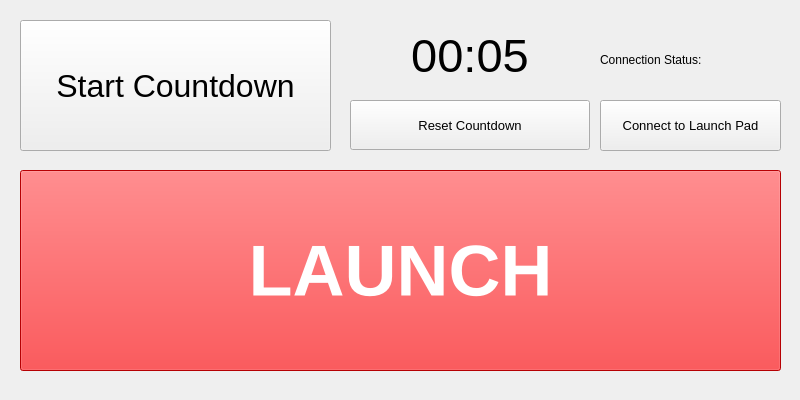
<?xml version="1.0" encoding="UTF-8"?>
<ui version="4.0">
 <class>MainWindow</class>
 <widget class="QMainWindow" name="MainWindow">
  <property name="geometry">
   <rect>
    <x>0</x>
    <y>0</y>
    <width>800</width>
    <height>400</height>
   </rect>
  </property>
  <property name="windowTitle">
   <string>Mission Control</string>
  </property>
  <property name="styleSheet">
   <string notr="true">@
color: rgb(97, 255, 24);
@</string>
  </property>
  <widget class="QWidget" name="centralwidget">
   <widget class="QPushButton" name="launchBut">
    <property name="geometry">
     <rect>
      <x>20</x>
      <y>170</y>
      <width>761</width>
      <height>201</height>
     </rect>
    </property>
    <property name="font">
     <font>
      <pointsize>54</pointsize>
      <weight>75</weight>
      <bold>true</bold>
     </font>
    </property>
    <property name="styleSheet">
     <string notr="true">background-color: rgb(255, 0, 4);
color: rgb(255, 255, 255);</string>
    </property>
    <property name="text">
     <string>LAUNCH</string>
    </property>
    <property name="flat">
     <bool>false</bool>
    </property>
   </widget>
   <widget class="QPushButton" name="pushButton_2">
    <property name="geometry">
     <rect>
      <x>20</x>
      <y>20</y>
      <width>311</width>
      <height>131</height>
     </rect>
    </property>
    <property name="font">
     <font>
      <pointsize>24</pointsize>
     </font>
    </property>
    <property name="text">
     <string>Start Countdown</string>
    </property>
   </widget>
   <widget class="QLabel" name="label">
    <property name="geometry">
     <rect>
      <x>350</x>
      <y>30</y>
      <width>240</width>
      <height>50</height>
     </rect>
    </property>
    <property name="font">
     <font>
      <pointsize>35</pointsize>
     </font>
    </property>
    <property name="text">
     <string>00:05</string>
    </property>
    <property name="alignment">
     <set>Qt::AlignCenter</set>
    </property>
   </widget>
   <widget class="QPushButton" name="pushButton_3">
    <property name="geometry">
     <rect>
      <x>350</x>
      <y>100</y>
      <width>240</width>
      <height>50</height>
     </rect>
    </property>
    <property name="font">
     <font>
      <pointsize>10</pointsize>
     </font>
    </property>
    <property name="text">
     <string>Reset Countdown</string>
    </property>
   </widget>
   <widget class="QPushButton" name="connectBut">
    <property name="geometry">
     <rect>
      <x>600</x>
      <y>100</y>
      <width>181</width>
      <height>51</height>
     </rect>
    </property>
    <property name="font">
     <font>
      <pointsize>10</pointsize>
     </font>
    </property>
    <property name="text">
     <string>Connect to Launch Pad</string>
    </property>
   </widget>
   <widget class="QLabel" name="label_2">
    <property name="geometry">
     <rect>
      <x>600</x>
      <y>50</y>
      <width>181</width>
      <height>20</height>
     </rect>
    </property>
    <property name="text">
     <string>Connection Status:</string>
    </property>
   </widget>
  </widget>
 </widget>
 <resources/>
 <connections/>
</ui>
